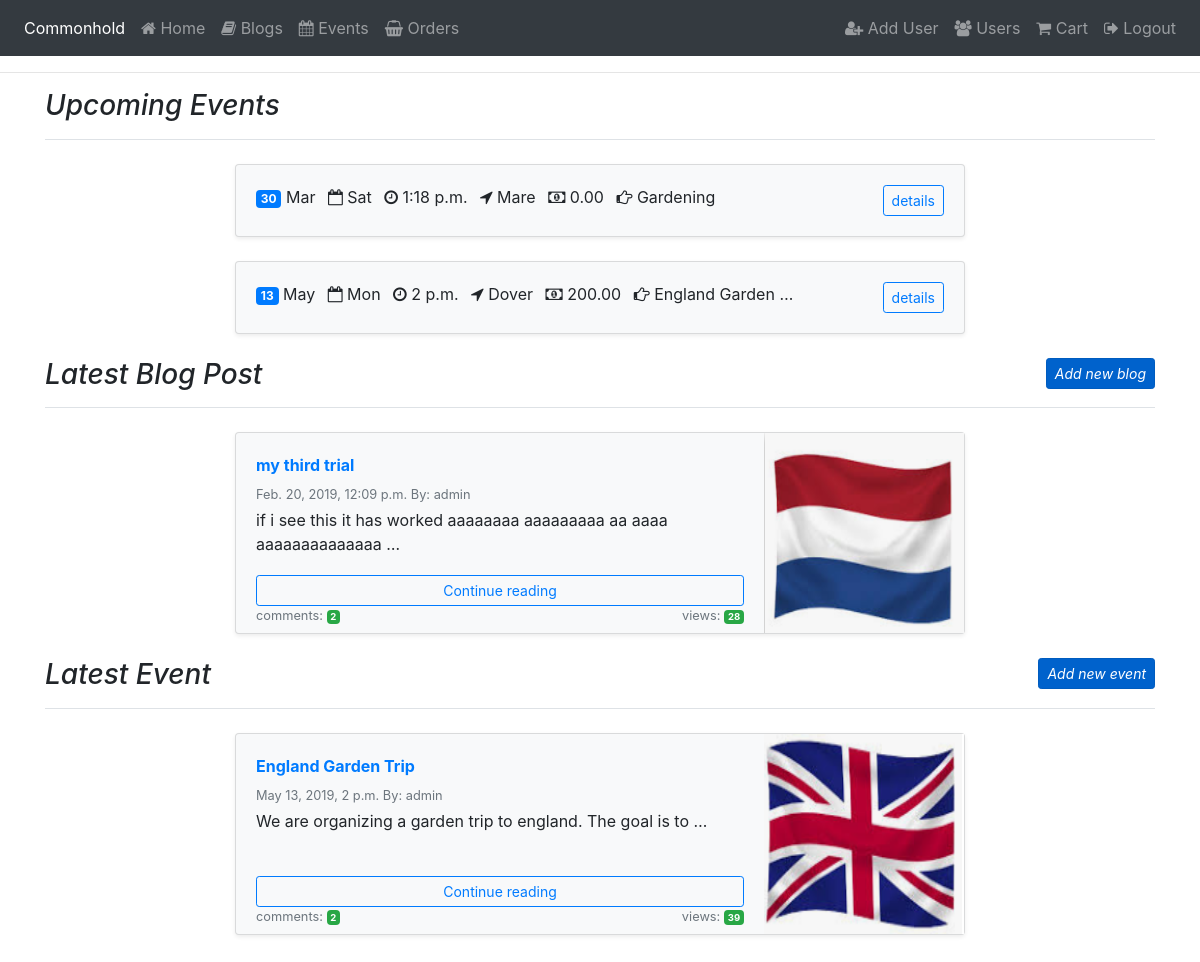
Page /accounts/overview/ (signed in) on the earlier database version.
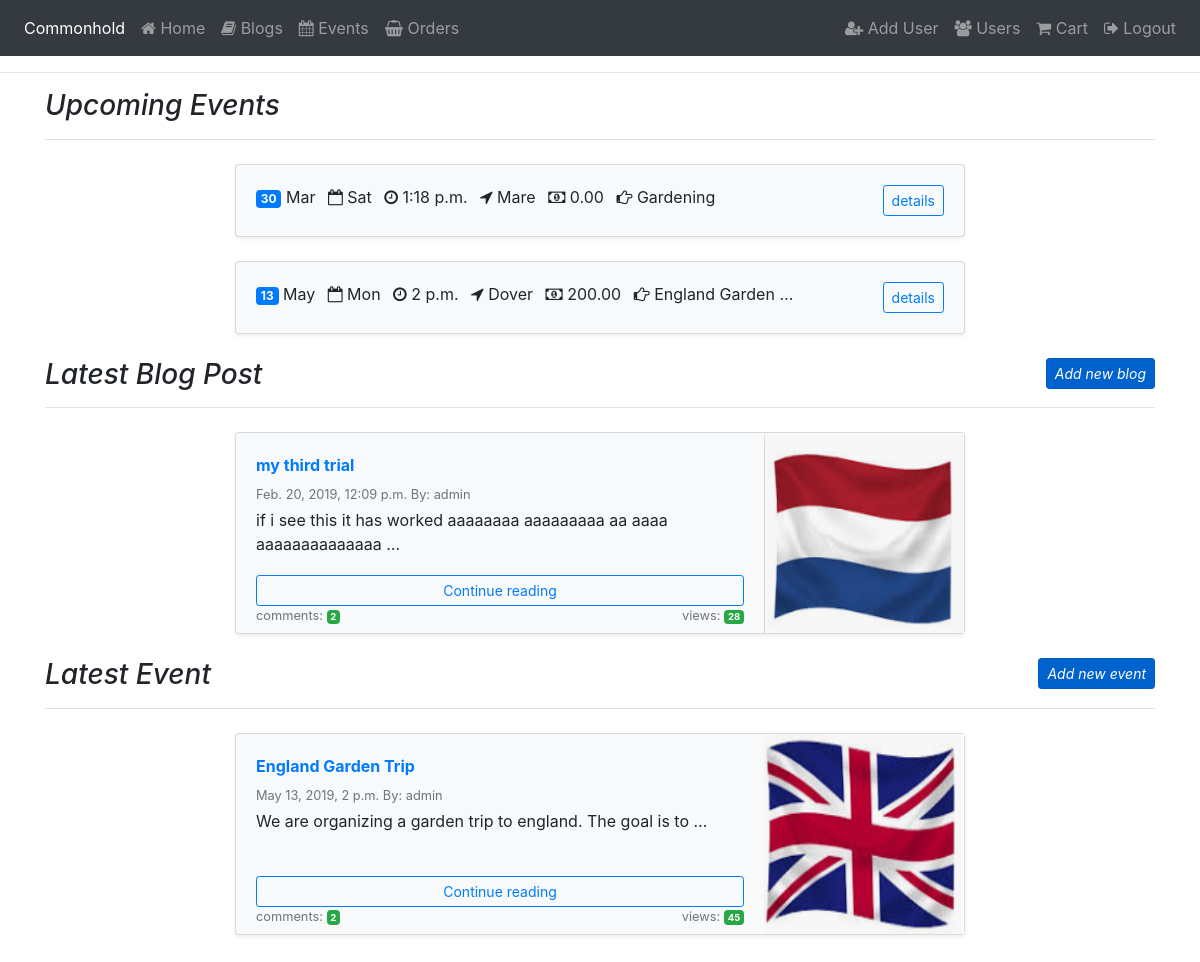
Same page on the later database version.
### events/models.py (models this page shows, shortened)
class Event(models.Model):
    author = models.ForeignKey(User, on_delete=models.CASCADE, related_name="event_author")
    title = models.CharField(max_length=200)
    details = models.TextField()
    location = models.CharField(max_length=200)
    views = models.IntegerField(default=0)
    price = models.DecimalField(max_digits=6, decimal_places=2)
    event_image = models.ImageField(upload_to="images", null=True, blank=True)
    scheduled_date_start = models.DateTimeField(blank=True, null=True)
    scheduled_date_end = models.DateTimeField(blank=True, null=True)
    published_date = models.DateTimeField(auto_now_add=True)

### accounts/views.py (the view)
@login_required
def overview(request):
    blogs = Blog.objects.filter(published_date__lte=timezone.now()).order_by('-published_date')[:1]
    events = Event.objects.filter(published_date__lte=timezone.now()).order_by('-published_date')[:1]
    upcoming_events = Event.objects.filter(scheduled_date_start__gte=timezone.now()).order_by('scheduled_date_start')[:4]
    blog_comments = BlogComment.objects.all()
    event_comments = EventComment.objects.all()
    return render(request, "overview.html", {'blogs': blogs, 'events': events,  'event_comments': event_comments, 'blog_comments': blog_comments, 'upcoming_events': upcoming_events })

### cart/contexts.py (called while the page is built)
def cart_contents(request):
    cart = request.session.get('cart', {})
    cart_items = []
    total = 0
    product_count = 0
    for id, quantity in cart.items():
        event = get_object_or_404(Event, pk=id)
        total += quantity * event.price
        product_count += quantity
        cart_items.append({'id':id, 'quantity': quantity, 'event': event})
    return { 'cart_items': cart_items, 'total': total,
        'product_count': product_count }

### accounts/templates/overview.html (shortened to what the changed rows need)
{% extends 'base.html' %}
{% block content %}
<div class="container">
   <div class="row justify-content-center">
   <div class="col-md-8">
   {% for up in upcoming_events %}
         <div class="card flex-md-row mb-4 shadow-sm h-md-250 bg-light">
            <div class="card-body d-flex flex-column less-padding-bottom">
                <ul class="list-inline">
                    <li class="list-inline-item"><span class="badge badge-primary">{{up.scheduled_date_start|date:"d"}}</span> {{up.scheduled_date_start|date:"b"|title}}</li>
                    <li class="list-inline-item"><i class="fa fa-calendar-o" aria-hidden="true"></i> {{up.scheduled_date_start|date:"D"}}</li>
                    <li class="list-inline-item"><i class="fa fa-clock-o" aria-hidden="true"></i> {{up.scheduled_date_start|date:"P"}}</li>
                    <li class="list-inline-item"><i class="fa fa-location-arrow" aria-hidden="true"></i> {{up.location}}</li>
                    <li class="list-inline-item"><i class="fa fa-money" aria-hidden="true"></i> {{up.price}}</li>
                    <li class="list-inline-item"><i class="fa fa-hand-o-right"></i> {{up.title|truncatechars:16}}</li>
                    <li class="list-inline-item floatright"><a class="btn btn-outline-primary btn-sm" role="button" href="{% url 'event_detail' up.id %}">details</a></li>
                </ul>
            </div>
        </div>
   {% endfor %}
    </div>
   </div>
   <div class="row justify-content-center">
   {% for event in events %}
   <div class="col-md-8">
       <div class="card flex-md-row mb-4 shadow-sm h-md-250 bg-light">
           <div class="card-body d-flex flex-column less-padding-bottom">
               <strong class="d-inline-block mb-2 text-primary">{{event.title}}</strong>
               <div class="mb-1 text-muted small">{{event.scheduled_date_start}} By: {{event.author}} </div>
               <p class="card-text mb-auto">{{event.details|truncatewords:12}}</p>
               <a class="btn btn-outline-primary btn-sm" role="button" href="{% url 'event_detail' event.id %}">Continue reading</a>
               <div class="mb-1 text-muted small">
                   <span>comments: </span><span class="badge badge-success">{{ event.event_comment_id.count }}</span>
                   <span class="floatright">views: <span class="badge badge-success">{{event.views}}</span></span>
               </div>
           </div>
           <img class="card-img-right flex-auto d-none d-lg-block" alt="Thumbnail [200x250]" src="{{ MEDIA_URL }}{{ event.event_image }}" style="width: 200px; height: 200px;">
       </div>
   </div>
   {% endfor %}
</div>
<br>
{% endblock %}

Differences in the rows shown:
changed Event "May": views "39" → "45"
